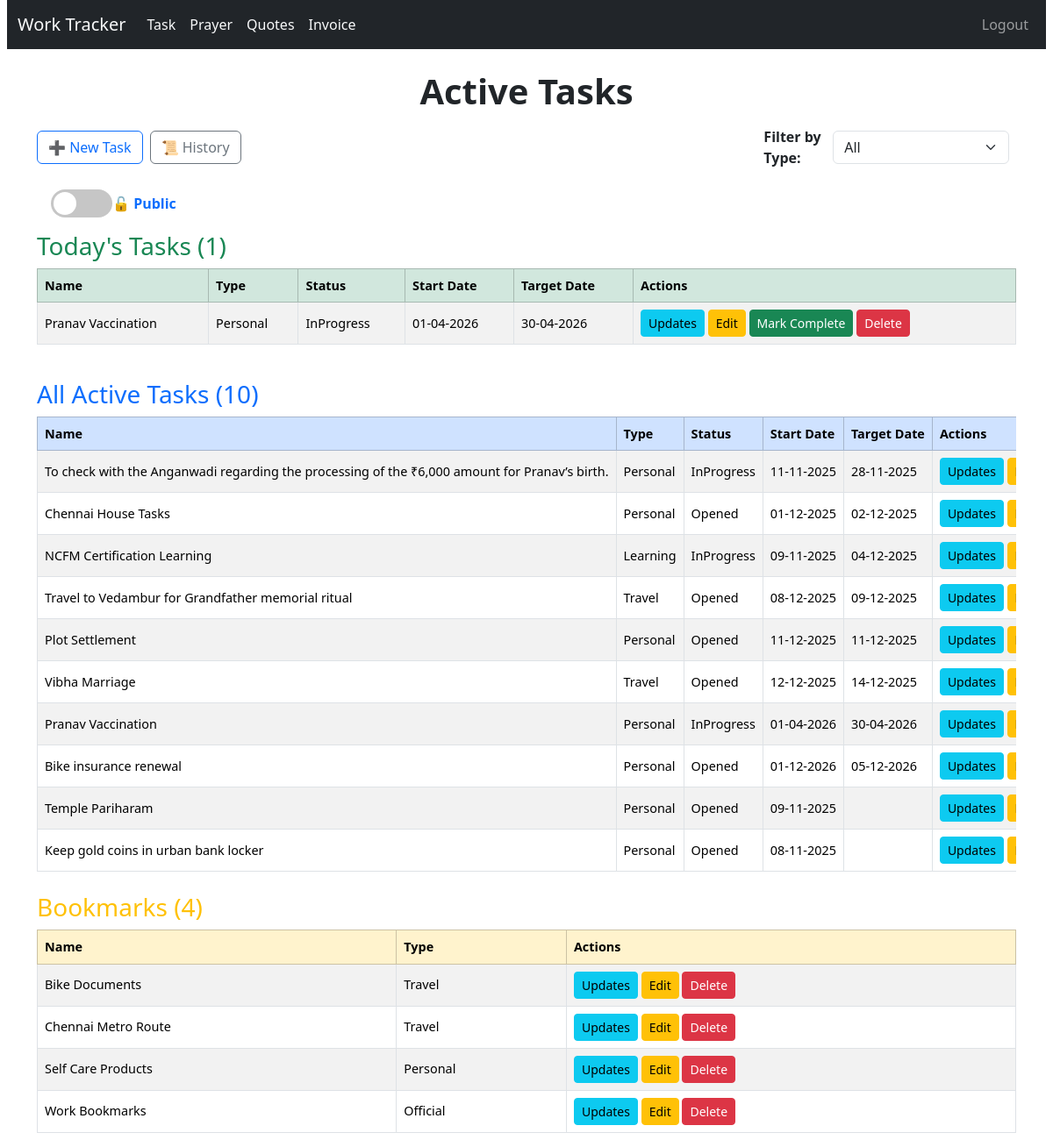
Screenshot of / (signed in) with the database file from the repository.
### tracker/models.py (models this page shows, shortened)
class Task(models.Model):
    STATUS_CHOICES = [
        ('Opened', 'Opened'),
        ('InProgress', 'In Progress'),
        ('Completed', 'Completed'),
    ]
    name = models.CharField(max_length=200)
    status = models.CharField(max_length=20, choices=STATUS_CHOICES, default='Opened')
    task_type = models.ForeignKey(TaskType, on_delete=models.CASCADE)
    started_date = models.DateField(default=timezone.now, null=True, blank=True)
    created_date = models.DateField(auto_now_add=True)
    updated_date = models.DateField(auto_now=True)
    completed_date = models.DateField(null=True, blank=True)
    target_date = models.DateField(default=timezone.now, null=True, blank=True)
    is_bookmark = models.BooleanField(default=False)
    is_private = models.BooleanField(default=False)
    is_hold = models.BooleanField(default=False)

class TaskType(models.Model):
    name = models.CharField(max_length=50, unique=True)
    class Meta:
        ordering = ['name']

### tracker/views.py (the view)
# urls.py: path('', views.TaskListView.as_view(), name='task_list'),
class TaskListView(LoginRequiredMixin, ListView):
    model = Task
    template_name = 'tracker/task_list.html'
    context_object_name = 'tasks'
    def get_queryset(self):
        queryset = Task.objects.exclude(status='Completed').exclude(is_hold=True).exclude(is_bookmark=True)
        view_mode = self.request.GET.get('view', 'public')
        if view_mode == "private":
            user_profile  = getattr(self.request.user, "userprofile", None)
            if user_profile is None or not user_profile.special_privilege_password:
                messages.error(self.request, "You do not have access to private tasks.")
                return Task.objects.none()
            if not self.request.session.get("private_access"):
                raise PermissionError("PRIVATE_ACCESS_REQUIRED")
            queryset = queryset.filter(is_private=True)
        elif view_mode == "public":
            self.request.session['private_access'] = False
            queryset = queryset.filter(is_private=False)
        task_type_id = self.request.GET.get('task_type')
        if task_type_id:
            queryset = queryset.filter(task_type_id=task_type_id)
        return queryset.order_by(
            F('target_date').asc(nulls_last=True),
            'updated_date',
            'name'
        )
    def get_context_data(self, **kwargs):
        context = super().get_context_data(**kwargs)
        task_type_id = self.request.GET.get('task_type')
        context['task_types'] = TaskType.objects.all()
        context['selected_type'] = int(task_type_id) if task_type_id else None
        view_mode = self.request.GET.get('view', 'public')
        context['view_mode'] = view_mode
        today = timezone.localdate()
        common_filters = {}
        if view_mode == "public":
            common_filters['is_private'] = False
        elif view_mode == "private":
            common_filters['is_private'] = True
        if task_type_id:
            common_filters['task_type_id'] = task_type_id
        tasks_by_target_date = Task.objects.filter(
            started_date=today,
            target_date=today,
            **common_filters
        ).exclude(status='Completed').exclude(is_hold=True).exclude(is_bookmark=True)
        tasks_by_updates = Task.objects.filter(
            updates__date=today,
            updates__is_completed=False,
            **common_filters
        ).exclude(status='Completed').exclude(is_hold=True).exclude(is_bookmark=True)
        today_tasks = tasks_by_target_date.union(tasks_by_updates).order_by('name')
        context['today_tasks'] = today_tasks
        held_tasks = Task.objects.filter(
            is_hold=True,
            status__in=['Opened', 'InProgress'],
            **common_filters
        ).order_by('name')
        context['held_tasks'] = held_tasks
        bookmarked_tasks = Task.objects.filter(
            is_bookmark=True,
            status__in=['Opened', 'InProgress'],
            is_hold=False,
            **common_filters
        ).order_by('name')
        context['bookmarked_tasks'] = bookmarked_tasks
        return context
    def dispatch(self, request, *args, **kwargs):
        try:
            return super().dispatch(request, *args, **kwargs)
        except PermissionError as e:
            if str(e) == "PRIVATE_ACCESS_REQUIRED":
                return redirect("private_access")
            raise

### templates/tracker/task_list.html (shortened to what this page needs)
{% extends 'base.html' %}
{% load static %}
{% block style %}
<link rel="stylesheet" href="{% static 'css/task_list.css' %}">
{% endblock %}
{% block content %}
<h1>Active Tasks</h1>
<div class="d-flex flex-wrap align-items-center justify-content-between mb-3">
  <div class="d-flex gap-2 mb-2">
    <a href="{% url 'tracker:task_create' %}" class="btn btn-outline-primary">➕ New Task</a>
    <a href="{% url 'tracker:task_history' %}" class="btn btn-outline-secondary">📜 History</a>
  </div>
  <form method="get" class="d-flex align-items-center mb-2 ms-auto">
    <label for="task_type" class="me-2 fw-bold">Filter by Type:</label>
    <select name="task_type" id="task_type" class="form-select me-2" style="min-width: 160px;" onchange="this.form.submit()">
      <option value="">All</option>
    </select>
  </form>
</div>
<div class="toggle-container mb-3 ms-3">
  <a href="{% if view_mode == 'public' %}{% url 'private_access' %}{% else %}?view=public{% endif %}"
     class="text-decoration-none d-flex align-items-center">
    <div class="toggle-switch {% if view_mode == 'private' %}active{% endif %}">
      <div class="toggle-circle"></div>
    </div>
    <span class="toggle-label">
      {% if view_mode == 'private' %}
        🔒 Private
      {% else %}
        🔓 Public
      {% endif %}
    </span>
  </a>
</div>
{% if today_tasks %}
  <h3 class="text-success mb-2">Today's Tasks ({{ today_tasks|length }})</h3>
  <div class="table-responsive mb-4">
    <table class="table table-bordered table-striped align-middle text-nowrap">
      <thead class="table-success">
        <tr>
          <th>Name</th>
          <th>Type</th>
          <th>Status</th>
          <th>Start Date</th>
          <th>Target Date</th>
          <th>Actions</th>
        </tr>
      </thead>
      <tbody>
        {% for task in today_tasks %}
        <tr>
          <td>{{ task.name }}</td>
          <td>{{ task.task_type.name }}</td>
          <td>{{ task.status }}</td>
          <td>{{ task.started_date|date:"d-m-Y" }}</td>
          <td>{{ task.target_date|date:"d-m-Y" }}</td>
          <td>
            <a href="{% url 'tracker:update_list' task.id %}" class="btn btn-sm btn-info">Updates</a>
            <a href="{% url 'tracker:task_update' task.id %}" class="btn btn-sm btn-warning">Edit</a>
            <a href="{% url 'tracker:mark_task_complete' task.id %}" class="btn btn-sm btn-success">Mark Complete</a>
            <a href="{% url 'tracker:task_delete' task.id %}" class="btn btn-sm btn-danger">Delete</a>
          </td>
        </tr>
        {% endfor %}
      </tbody>
    </table>
  </div>
{% endif %}
<h3 class="text-primary mb-2">All Active Tasks ({{ tasks|length }})</h3>
<div class="table-responsive">
  <table class="table table-striped table-bordered align-middle text-nowrap">
    <thead class="table-primary">
      <tr>
        <th>Name</th>
        <th>Type</th>
        <th>Status</th>
        <th>Start Date</th>
        <th>Target Date</th>
        <th>Actions</th>
      </tr>
    </thead>
    <tbody>
      {% for task in tasks %}
      <tr>
        <td>{{ task.name }}</td>
        <td>{{ task.task_type.name }}</td>
        <td>{{ task.status }}</td>
        <td>{{ task.started_date|date:"d-m-Y" }}</td>
        <td>{{ task.target_date|date:"d-m-Y" }}</td>
        <td>
          <a href="{% url 'tracker:update_list' task.id %}" class="btn btn-sm btn-info">Updates</a>
          <a href="{% url 'tracker:task_update' task.id %}" class="btn btn-sm btn-warning">Edit</a>
        </td>
      </tr>
      {% empty %}
        <tr><td colspan="6" class="text-center text-muted">No tasks found</td></tr>
      {% endfor %}
    </tbody>
  </table>
  {% if bookmarked_tasks %}
  <h3 class="text-warning mt-4">Bookmarks ({{ bookmarked_tasks|length }})</h3>
  <div class="table-responsive">
    <table class="table table-bordered table-striped align-middle text-nowrap">
      <thead class="table-warning">
        <tr>
          <th>Name</th>
          <th>Type</th>
          <th>Actions</th>
        </tr>
      </thead>
      <tbody>
        {% for task in bookmarked_tasks %}
        <tr>
          <td>{{ task.name }}</td>
          <td>{{ task.task_type.name }}</td>
          <td>
            <a href="{% url 'tracker:update_list' task.id %}" class="btn btn-sm btn-info">Updates</a>
            <a href="{% url 'tracker:task_update' task.id %}" class="btn btn-sm btn-warning">Edit</a>
            <a href="{% url 'tracker:task_delete' task.id %}" class="btn btn-sm btn-danger">Delete</a>
          </td>
        </tr>
        {% endfor %}
      </tbody>
    </table>
  </div>
  {% endif %}
</div>
</div>
{% endblock %}

### static/css/base.css (style rules this page uses)
body { padding: 0 8px; }
h1 { text-align: center; font-weight: 600; margin-bottom: 1rem; }
.table td, .table th { vertical-align: middle; font-size: 0.9rem; }

### static/css/task_list.css (style rules this page uses)
.toggle-container { display: flex; align-items: center; gap: 12px; cursor: pointer; }
.toggle-switch { position: relative; width: 70px; height: 32px; background: #c6c6c6; border-radius: 50px; transition: background 0.3s ease; }
.toggle-circle { position: absolute; top: 3px; left: 3px; width: 26px; height: 26px; background: white; border-radius: 50%; transition: transform 0.3s ease; }
.toggle-label { font-weight: bold; font-size: 1rem; display: flex; align-items: center; gap: 6px; }

### rows the page displays
Task: name "Pranav Vaccination", task_type.name "Personal", status "InProgress", started_date "01-04-2026", target_date "30-04-2026"
Task: name "To check with the Anganwadi regarding the processing of the ₹6,000 amount for Pranav’s birth.", task_type.name "Personal", status "InProgress", started_date "11-11-2025", target_date "28-11-2025"
Task: name "Chennai House Tasks", task_type.name "Personal", status "Opened", started_date "01-12-2025", target_date "02-12-2025"
Task: name "NCFM Certification Learning", task_type.name "Learning", status "InProgress", started_date "09-11-2025", target_date "04-12-2025"
Task: name "Travel to Vedambur for Grandfather memorial ritual", task_type.name "Travel", status "Opened", started_date "08-12-2025", target_date "09-12-2025"
Task: name "Plot Settlement", task_type.name "Personal", status "Opened", started_date "11-12-2025", target_date "11-12-2025"
Task: name "Vibha Marriage", task_type.name "Travel", status "Opened", started_date "12-12-2025", target_date "14-12-2025"
Task: name "Bike insurance renewal", task_type.name "Personal", status "Opened", started_date "01-12-2026", target_date "05-12-2026"
Task: name "Temple Pariharam", task_type.name "Personal", status "Opened", started_date "09-11-2025"
Task: name "Keep gold coins in urban bank locker", task_type.name "Personal", status "Opened", started_date "08-11-2025"
Task: name "Bike Documents", task_type.name "Travel"
Task: name "Chennai Metro Route", task_type.name "Travel"
Task: name "Self Care Products", task_type.name "Personal"
Task: name "Work Bookmarks", task_type.name "Official"

### other values shown
{{ today_tasks|length }} "1"
{{ tasks|length }} "10"
{{ bookmarked_tasks|length }} "4"
